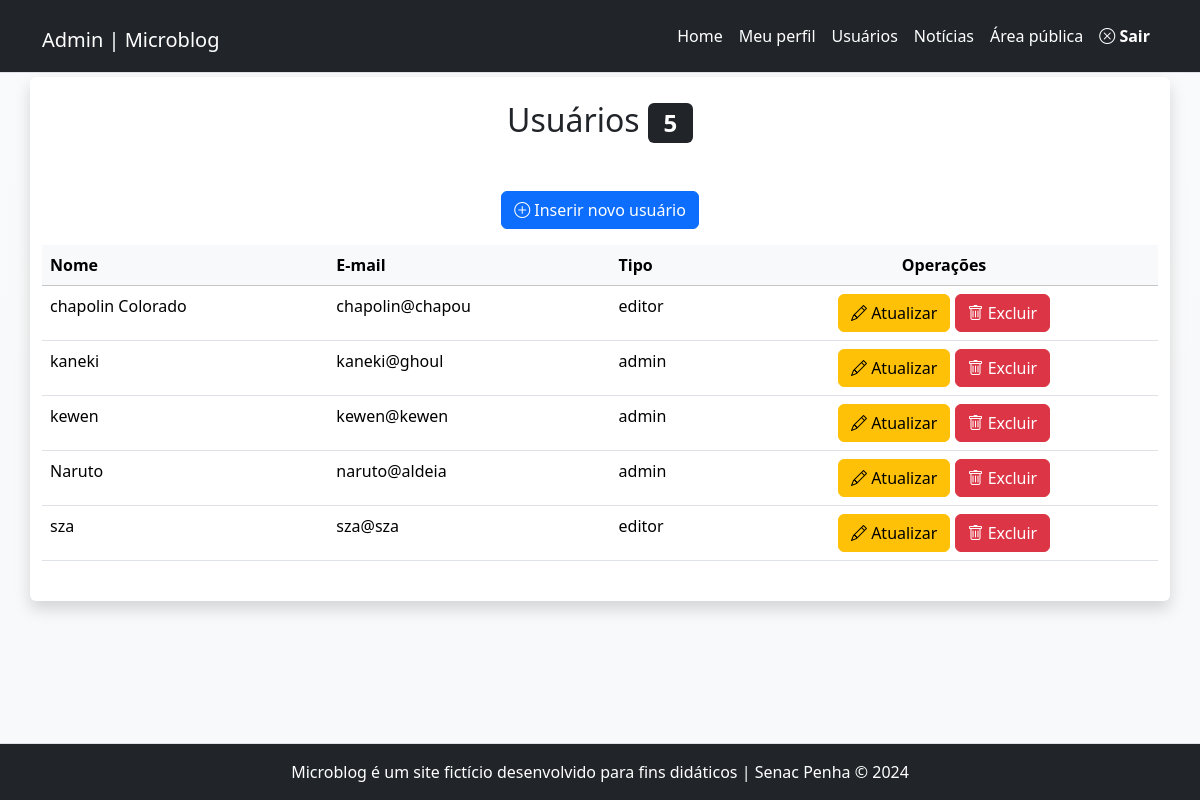
/admin/usuarios.php (signed in), run on the app's committed database.
### tables this page shows
CREATE TABLE `usuarios` (
  `id` int(11) NOT NULL,
  `nome` varchar(45) NOT NULL,
  `email` varchar(45) NOT NULL,
  `senha` varchar(255) NOT NULL,
  `tipo` enum('admin','editor') NOT NULL
);

### inc/funcoes-usuarios.php (called while the page is built, shortened)
<?php
function lerUsuarios($conexao){
    $sql = "SELECT id, nome, tipo, email FROM usuarios ORDER BY nome";
    $resultado = mysqli_query($conexao, $sql) or die(mysqli_error($conexao));
    return mysqli_fetch_all($resultado, MYSQLI_ASSOC);
}
?>

### admin/usuarios.php (the view, shortened to what this page needs)
<?php
require_once "../inc/cabecalho-admin.php";
require_once "../inc/funcoes-usuarios.php";
$listaDeUsuarios = lerUsuarios($conexao);
?>
<div class="row">
	<article class="col-12 bg-white rounded shadow my-1 py-4">
		<h2 class="text-center">
		Usuários <span class="badge bg-dark"><?=count($listaDeUsuarios)?></span>
		</h2>
		<p class="text-center mt-5">
			<a class="btn btn-primary" href="usuario-insere.php">
			<i class="bi bi-plus-circle"></i>
			Inserir novo usuário</a>
		</p>
		<div class="table-responsive">
			<table class="table table-hover">
				<thead class="table-light">
					<tr>
						<th>Nome</th>
						<th>E-mail</th>
						<th>Tipo</th>
						<th class="text-center">Operações</th>
					</tr>
				</thead>
				<tbody>
<?php foreach($listaDeUsuarios as $usuario){ ?>
					<tr>
						<td> <?=$usuario["nome"]?> </td>
						<td> <?=$usuario["email"]?> </td>
						<td> <?=$usuario["tipo"]?> </td>
						<td class="text-center">
							<a class="btn btn-warning"
							href="usuario-atualiza.php?id=<?=$usuario["id"]?>">
							<i class="bi bi-pencil"></i> Atualizar
							</a>
							<a class="btn btn-danger excluir"
							href="usuario-exclui.php?id=<?=$usuario["id"]?>">
							<i class="bi bi-trash"></i> Excluir
							</a>
						</td>
					</tr>
<?php } ?>
				</tbody>
			</table>
	</div>
	</article>
</div>
<?php
require_once "../inc/rodape-admin.php";
?>

### data on the page
usuarios: nome "chapolin Colorado", email "chapolin@chapou", tipo "editor"
usuarios: nome "kaneki", email "kaneki@ghoul", tipo "admin"
usuarios: nome "kewen", email "kewen@kewen", tipo "admin"
usuarios: nome "Naruto", email "naruto@aldeia", tipo "admin"
usuarios: nome "sza", email "sza@sza", tipo "editor"

### other printed values
count($listaDeUsuarios) "5"
